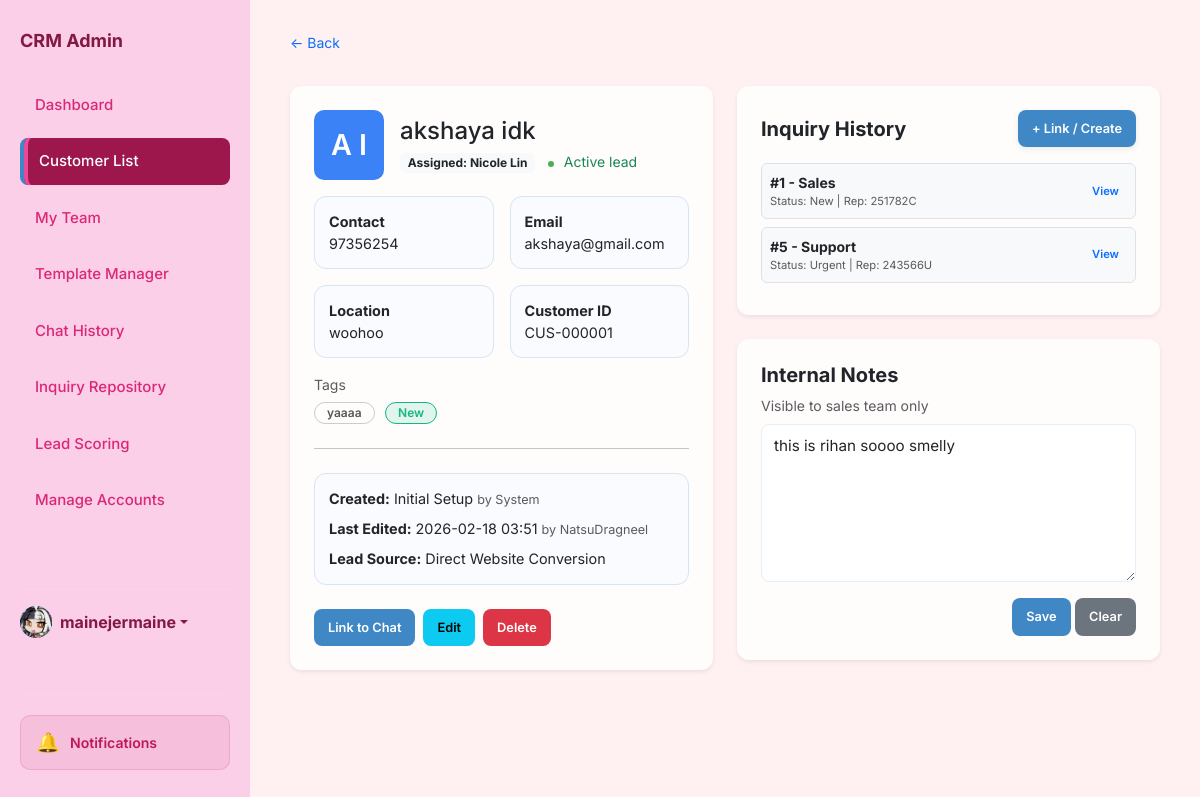
Screenshot of /customer/1 (signed in) with the database file from the repository.
### app.py (models this page shows, shortened)
class User(db.Model):
    id = db.Column(db.Integer, primary_key=True)
    username = db.Column(db.String(80), unique=True, nullable=False)
    password = db.Column(db.String(200), nullable=False)
    name = db.Column(db.String(100), default='Admin')
    bio = db.Column(db.Text, default='')
    profile_picture = db.Column(db.String(200), default='https://ui-avatars.com/api/?name=Admin&background=random')
    role = db.Column(db.String(20), default='agent') # super_admin, agent
    preferences = db.Column(db.Text, default='{}') # Stores dashboard layout/stats as JSON
    last_active = db.Column(db.String(50))
    team_id = db.Column(db.Integer, db.ForeignKey('team.id'), nullable=True)
    team_role = db.Column(db.String(20)) # leader, vice_leader, member
    last_active_team_chat = db.Column(db.String(50)) # Timestamp of last time user viewed team chat

class Customer(db.Model):
    id = db.Column(db.Integer, primary_key=True)
    name = db.Column(db.String(100), nullable=False)
    email = db.Column(db.String(120), unique=True)
    phone = db.Column(db.String(20))
    location = db.Column(db.String(100))
    assigned_staff = db.Column(db.String(100))
    status = db.Column(db.String(50), default="Active")
    tags = db.Column(db.String(200)) # Stored as "VIP,New,Returning"
    notes = db.Column(db.Text)
    last_contact = db.Column(db.String(50))
    created_at = db.Column(db.String(50))
    created_by = db.Column(db.String(100))
    updated_at = db.Column(db.String(50))
    updated_by = db.Column(db.String(100))

class Inquiry(db.Model):
    id = db.Column(db.Integer, primary_key=True)
    customer = db.Column(db.String(100), nullable=False)
    assigned_rep = db.Column(db.String(50))
    inquiry_type = db.Column(db.String(50))
    status = db.Column(db.String(20), default='New')
    description = db.Column(db.Text)
    notes = db.Column(db.Text)
    created_at = db.Column(db.String(50))
    created_by = db.Column(db.String(100))
    updated_at = db.Column(db.String(50))
    updated_by = db.Column(db.String(100))
    customer_id = db.Column(db.Integer, db.ForeignKey('customer.id'), nullable=True)
    messages = db.relationship('Message', backref='inquiry', cascade="all, delete-orphan")
    linked_customer = db.relationship('Customer', backref='inquiries')

### app.py (the view)
@app.route('/customer/<int:id>')
def customer_profile(id):
    customer = Customer.query.get_or_404(id)
    tag_colors = {
        'VIP': '#f59e0b',
        'New': '#10b981',
        'Returning': '#3b82f6',
        'Hot Lead': '#ef4444',
        'Cold Lead': '#6b7280',
        'Premium': '#8b5cf6',
        'Enterprise': '#ec4899'
    }
    users = User.query.all()
    total_lead_score = 0
    for s in customer.chat_sessions:
        total_lead_score += calculate_session_score(s)
    return render_template('customer_details.html', c=customer, tags_inventory=get_tags_inventory(), tag_colors=tag_colors, users=users, total_lead_score=total_lead_score)

### templates/customer_details.html (shortened to what this page needs)
<!DOCTYPE html>
<html lang="en">
<head>
    <link href="https://cdn.jsdelivr.net/npm/bootstrap@5.3.0/dist/css/bootstrap.min.css" rel="stylesheet">
    <link rel="stylesheet" href="https://cdn.jsdelivr.net/npm/bootstrap-icons@1.11.1/font/bootstrap-icons.css">
    <link rel="stylesheet" href="{{ url_for('static', filename='style.css') }}">
</head>
<body id="page-customers"
    class="{% if current_theme and current_theme != 'light' %}theme-{{ current_theme }}{% endif %}">
    <aside class="sidebar">
        <h2>CRM Admin</h2>
        <a href="/dashboard" class="nav-link nav-dashboard">Dashboard</a>
        <a href="/customers" class="nav-link nav-customers active">Customer List</a>
        <a href="/my-team" class="nav-link nav-my-team d-flex justify-content-between align-items-center">
            My Team
        </a>
        <a href="/templates-manager" class="nav-link nav-templates">Template Manager</a>
        <a href="/history" class="nav-link nav-history d-flex justify-content-between align-items-center">
            Chat History
        </a>
        <a href="/repository" class="nav-link nav-repository">Inquiry Repository</a>
        <a href="/scoring" class="nav-link nav-scoring">Lead Scoring</a>
        {% if session.get('user_role') in ['ultra_admin', 'super_admin', 'admin'] %}
        <a href="/admin/create-account" class="nav-link nav-admin">
            Manage Accounts
        </a>
        {% endif %}
        <div class="mt-auto pt-3 border-top border-secondary" style="border-color: rgba(255,255,255,0.1) !important;">
            <div class="dropdown">
                <a href="#" class="d-flex align-items-center text-decoration-none dropdown-toggle" id="dropdownUser1"
                    data-bs-toggle="dropdown" aria-expanded="false">
                    <div class="avatar-circle bg-primary text-white me-2"
                        style="width: 32px; height: 32px; font-size: 14px; display:flex; align-items:center; justify-content:center; border-radius:50%; overflow:hidden;">
                        {% if session.get('user_pic') and 'http' in session.get('user_pic') %}
                        <img src="{{ session.get('user_pic') }}" alt="User"
                            style="width:100%; height:100%; object-fit:cover;">
                        {% elif session.get('user_pic') %}
                        <img src="{{ url_for('static', filename='uploads/' + session.get('user_pic')) }}" alt="User"
                            style="width:100%; height:100%; object-fit:cover;">
                        {% else %}
                        {{ session.get('user_name', 'Admin')[0] | upper }}
                        {% endif %}
                    </div>
                    <strong>{{ session.get('user_name', 'Admin') }}</strong>
                </a>
            </div>
        </div>
    </aside>
    <main class="main">
        <a href="/customers" class="text-decoration-none small">← Back</a>
        <div class="row g-4 mt-2">
            <div class="col-lg-6">
                <div class="card p-4 shadow-sm border-0">
                    <div class="d-flex align-items-center mb-3">
                        {% set parts = c.name.strip().split() %}
                        <div class="avatar-circle me-3" style="width:70px;height:70px;font-size:1.8rem;">
                            {{ parts[0][0]|upper }}
                            {% if parts|length > 1 %}
                            {{ parts[-1][0]|upper }}
                            {% endif %}
                        </div>
                        <div>
                            <h4 class="mb-1">{{ c.name }}</h4>
                            <span class="badge bg-light text-dark">
                                {% set active_session = c.chat_sessions | selectattr('status', 'equalto', 'agent_active') | first %}
                                Assigned: {% if active_session and active_session.assigned_agent %}{{ active_session.assigned_agent.name }}{% else %}no agent has been assigned{% endif %}
                            </span>
                            <span class="ms-2 small {% if total_lead_score > 0 %}text-success{% else %}text-secondary{% endif %}">
                                <span class="status-dot" style="background: {% if total_lead_score > 0 %}#4caf50{% else %}#6c757d{% endif %};"></span>
                                {% if total_lead_score > 0 %}Active lead{% else %}No lead{% endif %}
                            </span>
                        </div>
                    </div>
                    <div class="row g-3">
                        <div class="col-md-6">
                            <div class="info-box"><strong>Contact</strong><br>{{ c.phone or 'N/A' }}</div>
                        </div>
                        <div class="col-md-6">
                            <div class="info-box"><strong>Email</strong><br>{{ c.email }}</div>
                        </div>
                        <div class="col-md-6">
                            <div class="info-box"><strong>Location</strong><br>{{ c.location or 'Singapore' }}</div>
                        </div>
                        <div class="col-md-6">
                            <div class="info-box"><strong>Customer ID</strong><br>CUS-{{ "%06d"|format(c.id) }}</div>
                        </div>
                    </div>
                    <div class="mt-3">
                        <div class="text-muted small mb-1">Tags</div>
                        {% if c.tags %}
                        {% for tag in c.tags.split(',') %}
                        <span class="tag" style="
                      background: {{ tag_colors.get(tag, '#ccc') }}20;
                      color: {{ tag_colors.get(tag, '#555') }};
                      border: 1px solid {{ tag_colors.get(tag, '#ccc') }};
                  ">
                            {{ tag }}
                        </span>
                        {% endfor %}
                        {% else %}
                        <span class="text-muted small">No tags</span>
                        {% endif %}
                    </div>
                    <hr class="my-4">
                    <div class="info-box mb-4">
                        <div class="mb-2"><strong>Created:</strong> {{ c.created_at or "Initial Setup" }}
                            <span class="text-muted small">by {{ c.created_by or "System" }}</span>
                        </div>
                        <div class="mb-2"><strong>Last Edited:</strong> {{ c.updated_at or c.created_at or "N/A" }}
                            <span class="text-muted small">by {{ c.updated_by or c.created_by or "System" }}</span>
                        </div>
                        <div><strong>Lead Source:</strong> Direct Website Conversion</div>
                    </div>
                    <div class="d-flex gap-2">
                        <button class="btn btn-primary btn-sm" type="button" onclick="goToCustomerChat()">
                            Link to Chat
                        </button>
                        <a href="{{ url_for('edit_customer', id=c.id) }}" class="btn btn-info btn-sm">Edit</a>
                        <button class="btn btn-danger btn-sm" type="button"
                            onclick="confirmDelete({{ c.id }})">
                            Delete
                        </button>
                    </div>
                </div>
            </div>
            <div class="col-lg-6">
                <div class="card p-4 shadow-sm border-0 mb-4">
                    <div class="d-flex justify-content-between align-items-center mb-3">
                        <h5 class="fw-bold mb-0">Inquiry History</h5>
                        <button class="btn btn-blue btn-sm" onclick="openLinkInquiryModal()">+ Link / Create</button>
                    </div>
                    <div id="linkedInquiriesList">
                        {% if c.inquiries %}
                        {% for inq in c.inquiries %}
                        <div class="p-2 border rounded mb-2 bg-light d-flex justify-content-between align-items-center">
                            <div>
                                <div class="fw-bold small">#{{ inq.id }} - {{ inq.inquiry_type }}</div>
                                <div class="text-muted" style="font-size: 0.7rem;">Status: {{ inq.status }} | Rep: {{
                                    inq.assigned_rep }}</div>
                            </div>
                            <a href="/inquiry/{{ inq.id }}" class="btn btn-xs btn-outline-primary py-0 px-2"
                                style="font-size: 0.7rem;">View</a>
                        </div>
                        {% endfor %}
                        {% else %}
                        <p class="small text-muted text-center py-3">No inquiries linked to this customer.</p>
                        {% endif %}
                    </div>
                </div>
                <div class="card p-4 shadow-sm border-0">
                    <h5 class="fw-bold">Internal Notes</h5>
                    <div class="text-muted small mb-2">Visible to sales team only</div>
                    <textarea class="form-control mb-3" rows="6" id="customerNotes">{{ c.notes or '' }}</textarea>
                    <div class="text-end">
                        <button class="btn btn-primary btn-sm" onclick="saveNotes(event)" data-customer-id="{{ c.id }}">
                            Save
                        </button>
                        <button class="btn btn-secondary btn-sm"
                            onclick="document.getElementById('customerNotes').value=''">
                            Clear
                        </button>
                    </div>
                </div>
            </div>
        </div>
    </main>
</body>
</html>

### rows the page displays
User: profile_picture (picture), get "mainejermaine"
Customer: name "akshaya idk", phone "97356254", email "akshaya@gmail.com", location "woohoo", id "000001", created_at "Initial Setup", created_by "System", updated_at "2026-02-18 03:51", updated_by "NatsuDragneel", notes "this is rihan soooo smelly"
User: assigned_agent.name "Nicole Lin"
Inquiry: id "1", inquiry_type "Sales", status "New", assigned_rep "251782C"
Inquiry: id "5", inquiry_type "Support", status "Urgent", assigned_rep "243566U"

### other values shown
{{ parts[0][0]|upper }} "A"
{{ parts[-1][0]|upper }} "I"
{{ tag }} "yaaaa" "New"
